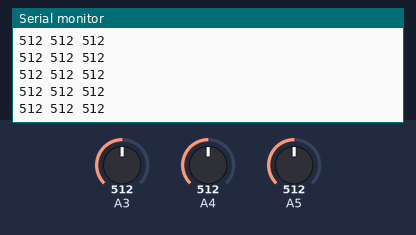
A sketch run on a simulated Arduino Uno, built with avr-gcc and run on an emulated ATmega328P. On the bench: the last lines printed to the serial monitor. Inputs (shaded band) come from the test bench; at power-on: A4 = 512, A3 = 512, A5 = 512.

Above: at 2.7 s.
2.8 s: A4 set to 990
At 2.86 s:
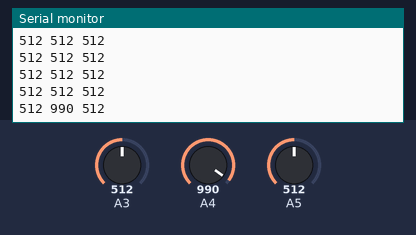
5.8 s: A4 set to 1007
At 5.81 s:
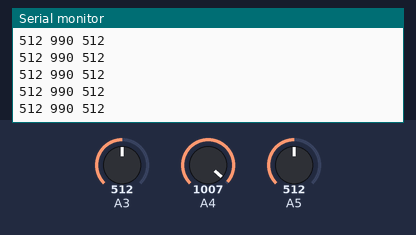
Timing chart, 0 to 8.8 s (numbered marks = the images above; inputs shaded):
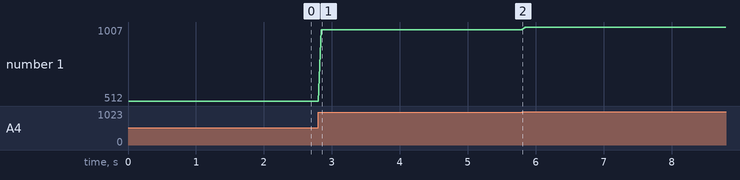

The sketch:

jishupro2.ino
```cpp
void setup()
{
  Serial.begin(9600);
  Serial.println("start");
}

void loop()
{
  long x, y, z;
  x = analogRead(3);
  y = analogRead(4);
  z = analogRead(5);
  Serial.print(x);
  Serial.print(" ");
  Serial.print(y);
  Serial.print(" ");
  Serial.println(z);
  delay(50);
}
```

Measured:
- after the input at 2.8 s, the serial monitor: prints a new line after 0.05 s (image 1)
- plotted number 1: 512 → 990 after the input at 2.8 s, 990 → 1007 after the input at 5.8 s
